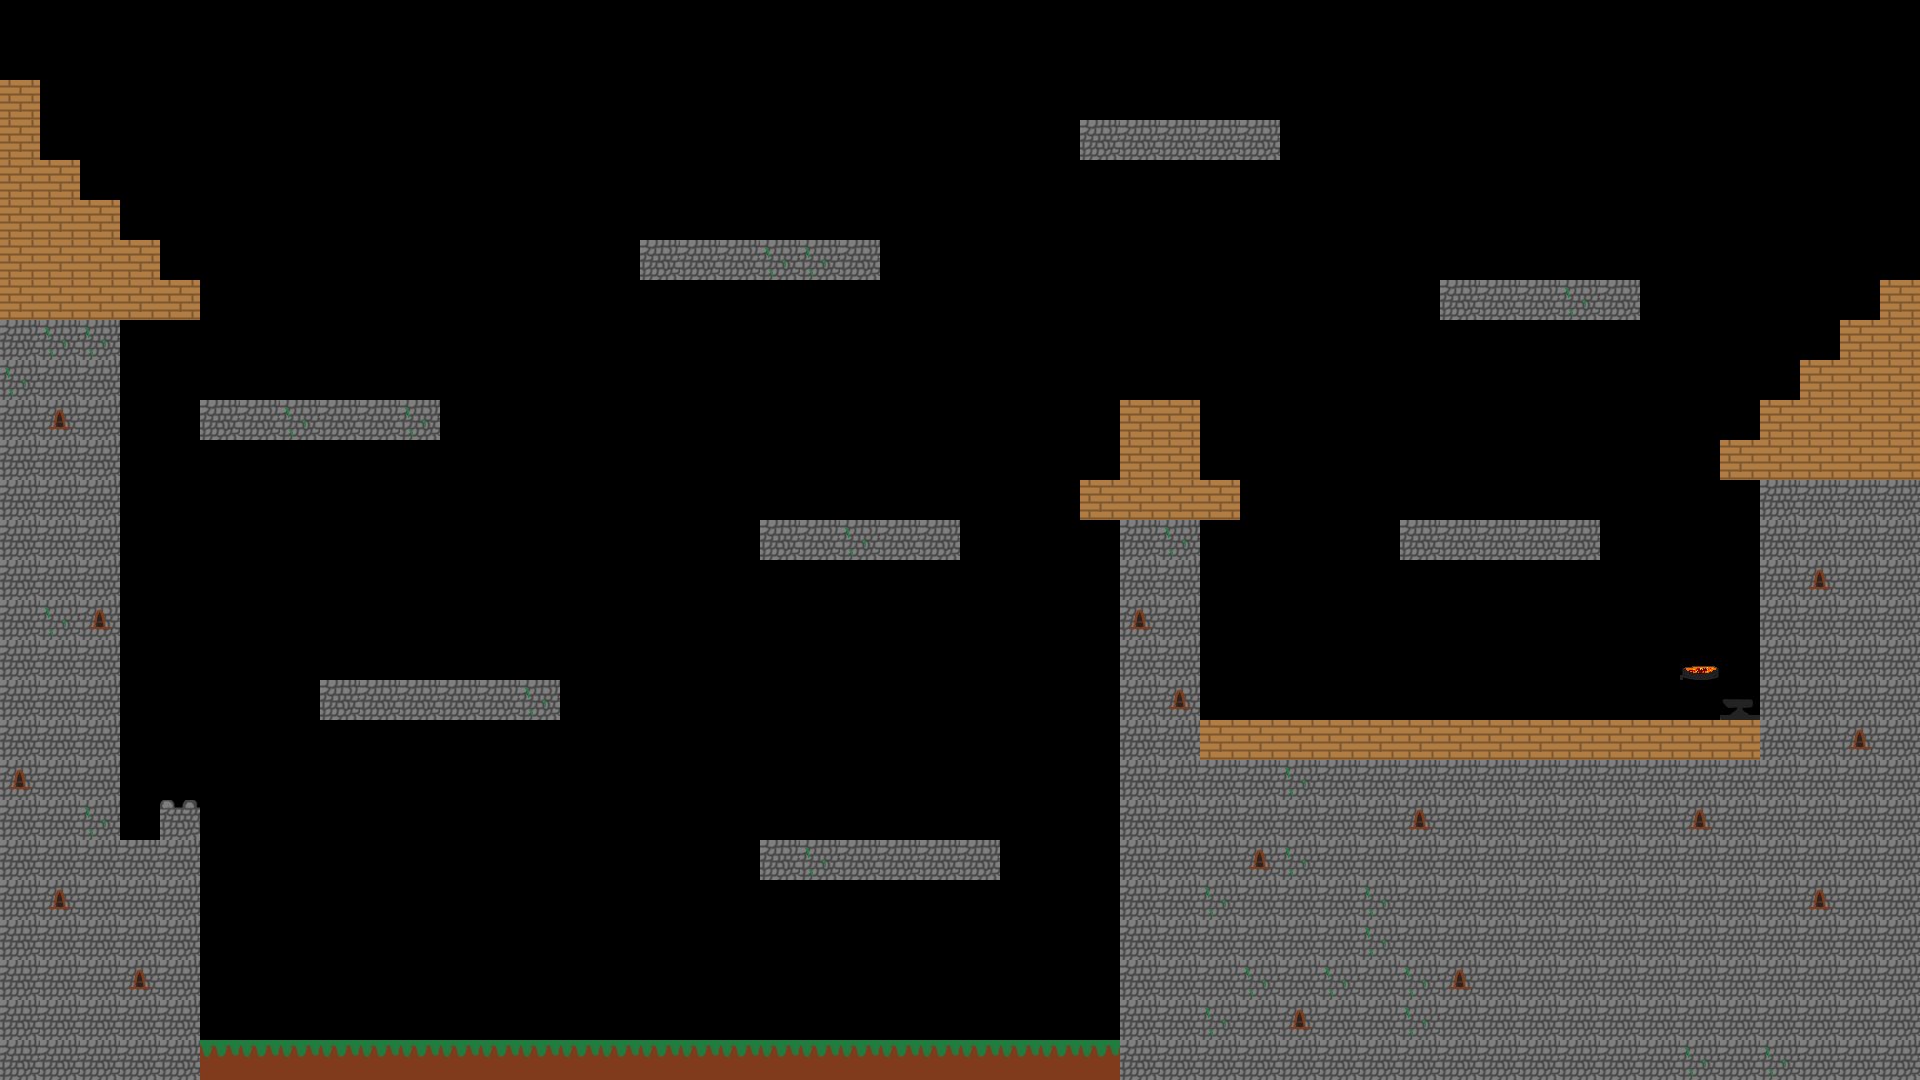

Below is a game level as drawn by its tile map, then a one-line description and the .tmx file that defines it, in full:
An orthogonal 48x27 tile map with 40x40 px tiles, 2 tile layers (Platform Layer, HomeBaseLayer) and 10 objects (9x CollectableItem, playerStart).

<map version="1.0" orientation="orthogonal" renderorder="right-down" width="48" height="27" tilewidth="40" tileheight="40" nextobjectid="58">
 <tileset firstgid="1" name="MiddleAges" tilewidth="40" tileheight="40" tilecount="11" columns="11">
  <image source="middleagestileset.png" width="440" height="40" />
 </tileset>
 <layer name="Platform Layer" width="48" height="27">
  <data encoding="csv">
0,0,0,0,0,0,0,0,0,0,0,0,0,0,0,0,0,0,0,0,0,0,0,0,0,0,0,0,0,0,0,0,0,0,0,0,0,0,0,0,0,0,0,0,0,0,0,0,
0,0,0,0,0,0,0,0,0,0,0,0,0,0,0,0,0,0,0,0,0,0,0,0,0,0,0,0,0,0,0,0,0,0,0,0,0,0,0,0,0,0,0,0,0,0,0,0,
1,0,0,0,0,0,0,0,0,0,0,0,0,0,0,0,0,0,0,0,0,0,0,0,0,0,0,0,0,0,0,0,0,0,0,0,0,0,0,0,0,0,0,0,0,0,0,0,
1,0,0,0,0,0,0,0,0,0,0,0,0,0,0,0,0,0,0,0,0,0,0,0,0,0,0,11,11,11,11,11,0,0,0,0,0,0,0,0,0,0,0,0,0,0,0,0,
1,1,0,0,0,0,0,0,0,0,0,0,0,0,0,0,0,0,0,0,0,0,0,0,0,0,0,0,0,0,0,0,0,0,0,0,0,0,0,0,0,0,0,0,0,0,0,0,
1,1,1,0,0,0,0,0,0,0,0,0,0,0,0,0,0,0,0,0,0,0,0,0,0,0,0,0,0,0,0,0,0,0,0,0,0,0,0,0,0,0,0,0,0,0,0,0,
1,1,1,1,0,0,0,0,0,0,0,0,0,0,0,0,11,11,11,10,10,11,0,0,0,0,0,0,0,0,0,0,0,0,0,0,0,0,0,0,0,0,0,0,0,0,0,0,
1,1,1,1,1,0,0,0,0,0,0,0,0,0,0,0,0,0,0,0,0,0,0,0,0,0,0,0,0,0,0,0,0,0,0,0,11,11,11,10,11,0,0,0,0,0,0,1,
11,10,10,0,0,0,0,0,0,0,0,0,0,0,0,0,0,0,0,0,0,0,0,0,0,0,0,0,0,0,0,0,0,0,0,0,0,0,0,0,0,0,0,0,0,0,1,1,
10,11,11,0,0,0,0,0,0,0,0,0,0,0,0,0,0,0,0,0,0,0,0,0,0,0,0,0,0,0,0,0,0,0,0,0,0,0,0,0,0,0,0,0,0,1,1,1,
11,8,11,0,0,11,11,10,11,11,10,0,0,0,0,0,0,0,0,0,0,0,0,0,0,0,0,0,1,1,0,0,0,0,0,0,0,0,0,0,0,0,0,0,1,1,1,1,
11,11,11,0,0,0,0,0,0,0,0,0,0,0,0,0,0,0,0,0,0,0,0,0,0,0,0,0,1,1,0,0,0,0,0,0,0,0,0,0,0,0,0,1,1,1,1,1,
11,11,11,0,0,0,0,0,0,0,0,0,0,0,0,0,0,0,0,0,0,0,0,0,0,0,0,1,1,1,1,0,0,0,0,0,0,0,0,0,0,0,0,0,11,11,11,11,
11,11,11,0,0,0,0,0,0,0,0,0,0,0,0,0,0,0,0,11,11,10,11,11,0,0,0,0,11,10,0,0,0,0,0,11,11,11,11,11,0,0,0,0,11,11,11,11,
11,11,11,0,0,0,0,0,0,0,0,0,0,0,0,0,0,0,0,0,0,0,0,0,0,0,0,0,11,11,0,0,0,0,0,0,0,0,0,0,0,0,0,0,11,8,11,11,
11,10,8,0,0,0,0,0,0,0,0,0,0,0,0,0,0,0,0,0,0,0,0,0,0,0,0,0,8,11,0,0,0,0,0,0,0,0,0,0,0,0,0,0,11,11,11,11,
11,11,11,0,0,0,0,0,0,0,0,0,0,0,0,0,0,0,0,0,0,0,0,0,0,0,0,0,11,11,0,0,0,0,0,0,0,0,0,0,0,0,0,0,11,11,11,11,
11,11,11,0,0,0,0,0,11,11,11,11,11,10,0,0,0,0,0,0,0,0,0,0,0,0,0,0,11,8,0,0,0,0,0,0,0,0,0,0,0,0,0,0,11,11,11,11,
11,11,11,0,0,0,0,0,0,0,0,0,0,0,0,0,0,0,0,0,0,0,0,0,0,0,0,0,11,11,1,1,1,1,1,1,1,1,1,1,1,1,1,1,11,11,8,11,
8,11,11,0,0,0,0,0,0,0,0,0,0,0,0,0,0,0,0,0,0,0,0,0,0,0,0,0,11,11,11,11,10,11,11,11,11,11,11,11,11,11,11,11,11,11,11,11,
11,11,10,0,9,0,0,0,0,0,0,0,0,0,0,0,0,0,0,0,0,0,0,0,0,0,0,0,11,11,11,11,11,11,11,8,11,11,11,11,11,11,8,11,11,11,11,11,
11,11,11,11,11,0,0,0,0,0,0,0,0,0,0,0,0,0,0,11,10,11,11,11,11,0,0,0,11,11,11,8,10,11,11,11,11,11,11,11,11,11,11,11,11,11,11,11,
11,8,11,11,11,0,0,0,0,0,0,0,0,0,0,0,0,0,0,0,0,0,0,0,0,0,0,0,11,11,10,11,11,11,10,11,11,11,11,11,11,11,11,11,11,8,11,11,
11,11,11,11,11,0,0,0,0,0,0,0,0,0,0,0,0,0,0,0,0,0,0,0,0,0,0,0,11,11,11,11,11,11,10,11,11,11,11,11,11,11,11,11,11,11,11,11,
11,11,11,8,11,0,0,0,0,0,0,0,0,0,0,0,0,0,0,0,0,0,0,0,0,0,0,0,11,11,11,10,11,10,11,10,8,11,11,11,11,11,11,11,11,11,11,11,
11,11,11,11,11,0,0,0,0,0,0,0,0,0,0,0,0,0,0,0,0,0,0,0,0,0,0,0,11,11,10,11,8,11,11,10,11,11,11,11,11,11,11,11,11,11,11,11,
11,11,11,11,11,7,7,7,7,7,7,7,7,7,7,7,7,7,7,7,7,7,7,7,7,7,7,7,11,11,11,11,11,11,11,11,11,11,11,11,11,11,10,11,10,11,11,11
</data>
 </layer>
 <objectgroup name="ItemLayer">
  <object id="43" name="CollectableItem" type="CollectableItem" gid="6" x="842.667" y="520" width="40" height="40" />
  <object id="46" name="CollectableItem" type="CollectableItem" gid="6" x="721.333" y="233.333" width="40" height="40" />
  <object id="47" name="CollectableItem" type="CollectableItem" gid="6" x="1124" y="384" width="40" height="40" />
  <object id="48" name="CollectableItem" type="CollectableItem" gid="6" x="322.667" y="397.333" width="40" height="40" />
  <object id="49" name="CollectableItem" type="CollectableItem" gid="6" x="438.667" y="676" width="40" height="40" />
  <object id="50" name="CollectableItem" type="CollectableItem" gid="6" x="844" y="840" width="40" height="40" />
  <object id="51" name="CollectableItem" type="CollectableItem" gid="6" x="209.333" y="1037.33" width="40" height="40" />
  <object id="52" name="CollectableItem" type="CollectableItem" gid="6" x="1482.67" y="514.667" width="40" height="40" />
  <object id="53" name="CollectableItem" type="CollectableItem" gid="6" x="1493.33" y="272" width="40" height="40" />
 </objectgroup>
 <layer name="HomeBaseLayer" width="48" height="27">
  <data encoding="csv">
0,0,0,0,0,0,0,0,0,0,0,0,0,0,0,0,0,0,0,0,0,0,0,0,0,0,0,0,0,0,0,0,0,0,0,0,0,0,0,0,0,0,0,0,0,0,0,0,
0,0,0,0,0,0,0,0,0,0,0,0,0,0,0,0,0,0,0,0,0,0,0,0,0,0,0,0,0,0,0,0,0,0,0,0,0,0,0,0,0,0,0,0,0,0,0,0,
0,0,0,0,0,0,0,0,0,0,0,0,0,0,0,0,0,0,0,0,0,0,0,0,0,0,0,0,0,0,0,0,0,0,0,0,0,0,0,0,0,0,0,0,0,0,0,0,
0,0,0,0,0,0,0,0,0,0,0,0,0,0,0,0,0,0,0,0,0,0,0,0,0,0,0,0,0,0,0,0,0,0,0,0,0,0,0,0,0,0,0,0,0,0,0,0,
0,0,0,0,0,0,0,0,0,0,0,0,0,0,0,0,0,0,0,0,0,0,0,0,0,0,0,0,0,0,0,0,0,0,0,0,0,0,0,0,0,0,0,0,0,0,0,0,
0,0,0,0,0,0,0,0,0,0,0,0,0,0,0,0,0,0,0,0,0,0,0,0,0,0,0,0,0,0,0,0,0,0,0,0,0,0,0,0,0,0,0,0,0,0,0,0,
0,0,0,0,0,0,0,0,0,0,0,0,0,0,0,0,0,0,0,0,0,0,0,0,0,0,0,0,0,0,0,0,0,0,0,0,0,0,0,0,0,0,0,0,0,0,0,0,
0,0,0,0,0,0,0,0,0,0,0,0,0,0,0,0,0,0,0,0,0,0,0,0,0,0,0,0,0,0,0,0,0,0,0,0,0,0,0,0,0,0,0,0,0,0,0,0,
0,0,0,0,0,0,0,0,0,0,0,0,0,0,0,0,0,0,0,0,0,0,0,0,0,0,0,0,0,0,0,0,0,0,0,0,0,0,0,0,0,0,0,0,0,0,0,0,
0,0,0,0,0,0,0,0,0,0,0,0,0,0,0,0,0,0,0,0,0,0,0,0,0,0,0,0,0,0,0,0,0,0,0,0,0,0,0,0,0,0,0,0,0,0,0,0,
0,0,0,0,0,0,0,0,0,0,0,0,0,0,0,0,0,0,0,0,0,0,0,0,0,0,0,0,0,0,0,0,0,0,0,0,0,0,0,0,0,0,0,0,0,0,0,0,
0,0,0,0,0,0,0,0,0,0,0,0,0,0,0,0,0,0,0,0,0,0,0,0,0,0,0,0,0,0,0,0,0,0,0,0,0,0,0,0,0,0,0,0,0,0,0,0,
0,0,0,0,0,0,0,0,0,0,0,0,0,0,0,0,0,0,0,0,0,0,0,0,0,0,0,0,0,0,0,0,0,0,0,0,0,0,0,0,0,0,0,0,0,0,0,0,
0,0,0,0,0,0,0,0,0,0,0,0,0,0,0,0,0,0,0,0,0,0,0,0,0,0,0,0,0,0,0,0,0,0,0,0,0,0,0,0,0,0,0,0,0,0,0,0,
0,0,0,0,0,0,0,0,0,0,0,0,0,0,0,0,0,0,0,0,0,0,0,0,0,0,0,0,0,0,0,0,0,0,0,0,0,0,0,0,0,0,0,0,0,0,0,0,
0,0,0,0,0,0,0,0,0,0,0,0,0,0,0,0,0,0,0,0,0,0,0,0,0,0,0,0,0,0,0,0,0,0,0,0,0,0,0,0,0,0,0,0,0,0,0,0,
0,0,0,0,0,0,0,0,0,0,0,0,0,0,0,0,0,0,0,0,0,0,0,0,0,0,0,0,0,0,0,0,0,0,0,0,0,0,0,0,0,0,3,4,0,0,0,0,
0,0,0,0,0,0,0,0,0,0,0,0,0,0,0,0,0,0,0,0,0,0,0,0,0,0,0,0,0,0,0,0,0,0,0,0,0,0,0,0,0,0,5,2,0,0,0,0,
0,0,0,0,0,0,0,0,0,0,0,0,0,0,0,0,0,0,0,0,0,0,0,0,0,0,0,0,0,0,0,0,0,0,0,0,0,0,0,0,0,0,0,0,0,0,0,0,
0,0,0,0,0,0,0,0,0,0,0,0,0,0,0,0,0,0,0,0,0,0,0,0,0,0,0,0,0,0,0,0,0,0,0,0,0,0,0,0,0,0,0,0,0,0,0,0,
0,0,0,0,0,0,0,0,0,0,0,0,0,0,0,0,0,0,0,0,0,0,0,0,0,0,0,0,0,0,0,0,0,0,0,0,0,0,0,0,0,0,0,0,0,0,0,0,
0,0,0,0,0,0,0,0,0,0,0,0,0,0,0,0,0,0,0,0,0,0,0,0,0,0,0,0,0,0,0,0,0,0,0,0,0,0,0,0,11,11,0,0,0,0,0,0,
0,0,0,0,0,0,0,0,0,0,0,0,0,0,0,0,0,0,0,0,0,0,0,0,0,0,0,0,0,0,0,0,0,0,0,0,0,0,0,0,11,11,0,0,0,0,0,0,
0,0,0,0,0,0,0,0,0,0,0,0,0,0,0,0,0,0,0,0,0,0,0,0,0,0,0,0,0,0,0,0,0,0,0,0,0,0,0,0,0,0,0,0,0,0,0,0,
0,0,0,0,0,0,0,0,0,0,0,0,0,0,0,0,0,0,0,0,0,0,0,0,0,0,0,0,0,0,0,0,0,0,0,0,0,0,0,0,0,0,0,0,0,0,0,0,
0,0,0,0,0,0,0,0,0,0,0,0,0,0,0,0,0,0,0,0,0,0,0,0,0,0,0,0,0,0,0,0,0,0,0,0,0,0,0,0,0,0,0,0,0,0,0,0,
0,0,0,0,0,0,0,0,0,0,0,0,0,0,0,0,0,0,0,0,0,0,0,0,0,0,0,0,0,0,0,0,0,0,0,0,0,0,0,0,0,0,0,0,0,0,0,0
</data>
 </layer>
 <objectgroup name="DropoffLayer" />
 <objectgroup name="EnemyLayer" />
 <objectgroup name="Player Layer">
  <object id="55" name="playerStart" type="playerStart" gid="6" x="1518.67" y="672" width="40" height="40" />
 </objectgroup>
</map>